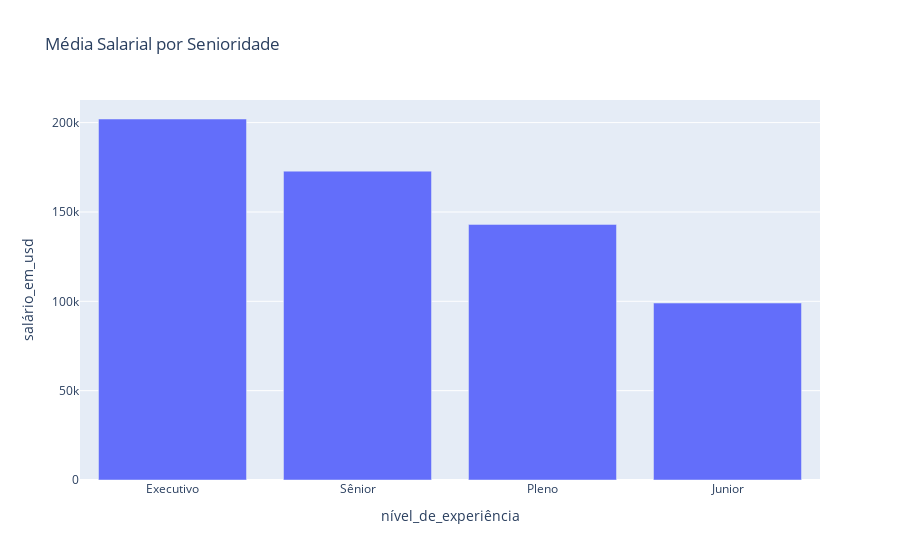

Source (notebook cell):
### Code cell
senioridade_media_salarial = df_limpo.groupby("nível_de_experiência")["salário_em_usd"].mean().sort_values(ascending=False).reset_index()
fig = px.bar(senioridade_media_salarial,
             x="nível_de_experiência",
             y="salário_em_usd",
             title="Média Salarial por Senioridade",
             )
fig.show()

### Figure 1 — Plotly figure (JSON) as saved in the notebook; plotly's stock layout.template omitted (floating-point values rounded to 4 significant figures)
{"data": [{"alignmentgroup": "True", "hovertemplate": "nível_de_experiência=%{x}<br>salário_em_usd=%{y}<extra></extra>", "legendgroup": "", "marker": {"color": "#636efa", "pattern": {"shape": ""}}, "name": "", "offsetgroup": "", "orientation": "v", "showlegend": false, "textposition": "auto", "type": "bar", "x": ["Executivo", "Sênior", "Pleno", "Junior"], "xaxis": "x", "y": [202000.0, 172900.0, 143000.0, 99030.0], "yaxis": "y"}], "layout": {"barmode": "relative", "legend": {"tracegroupgap": 0}, "title": {"text": "Média Salarial por Senioridade"}, "xaxis": {"anchor": "y", "domain": [0, 1], "title": {"text": "nível_de_experiência"}}, "yaxis": {"anchor": "x", "domain": [0, 1], "title": {"text": "salário_em_usd"}}}}
